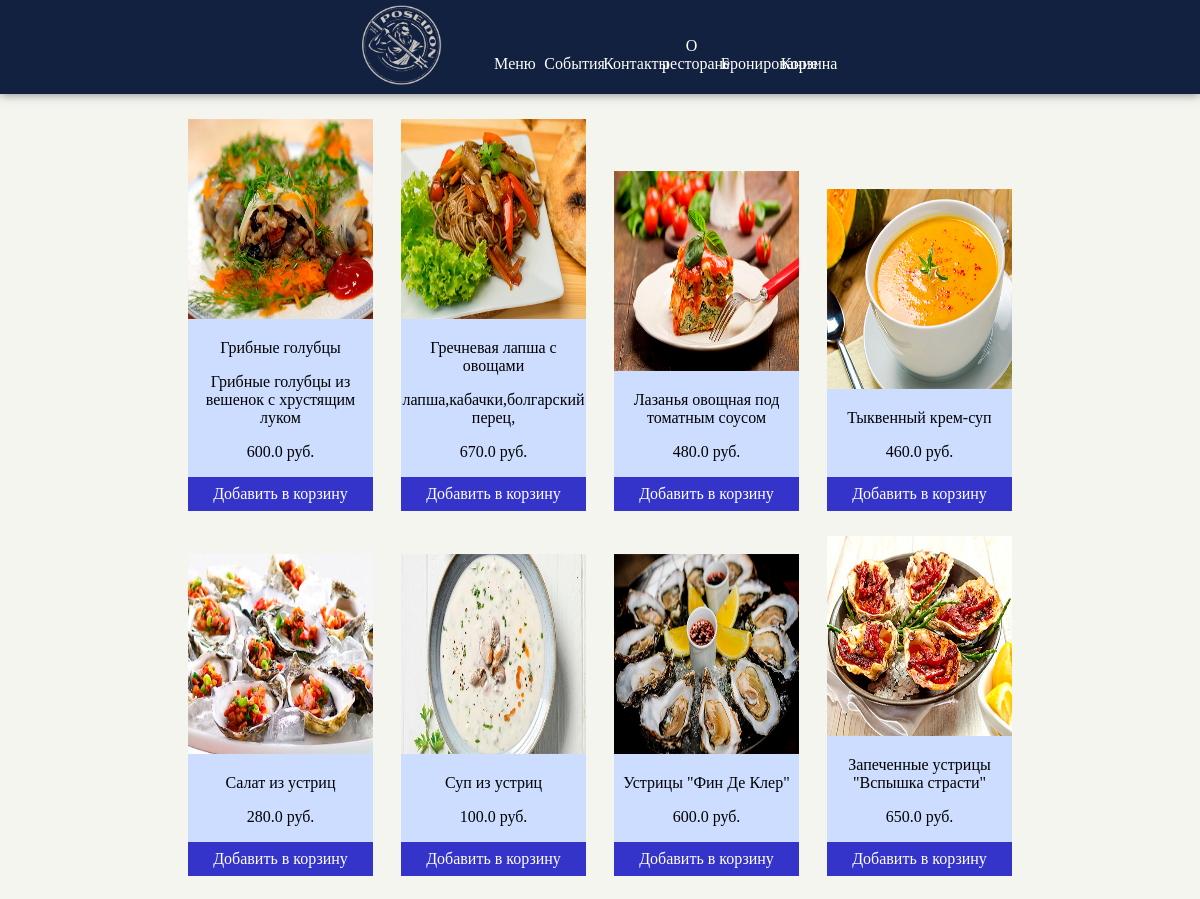
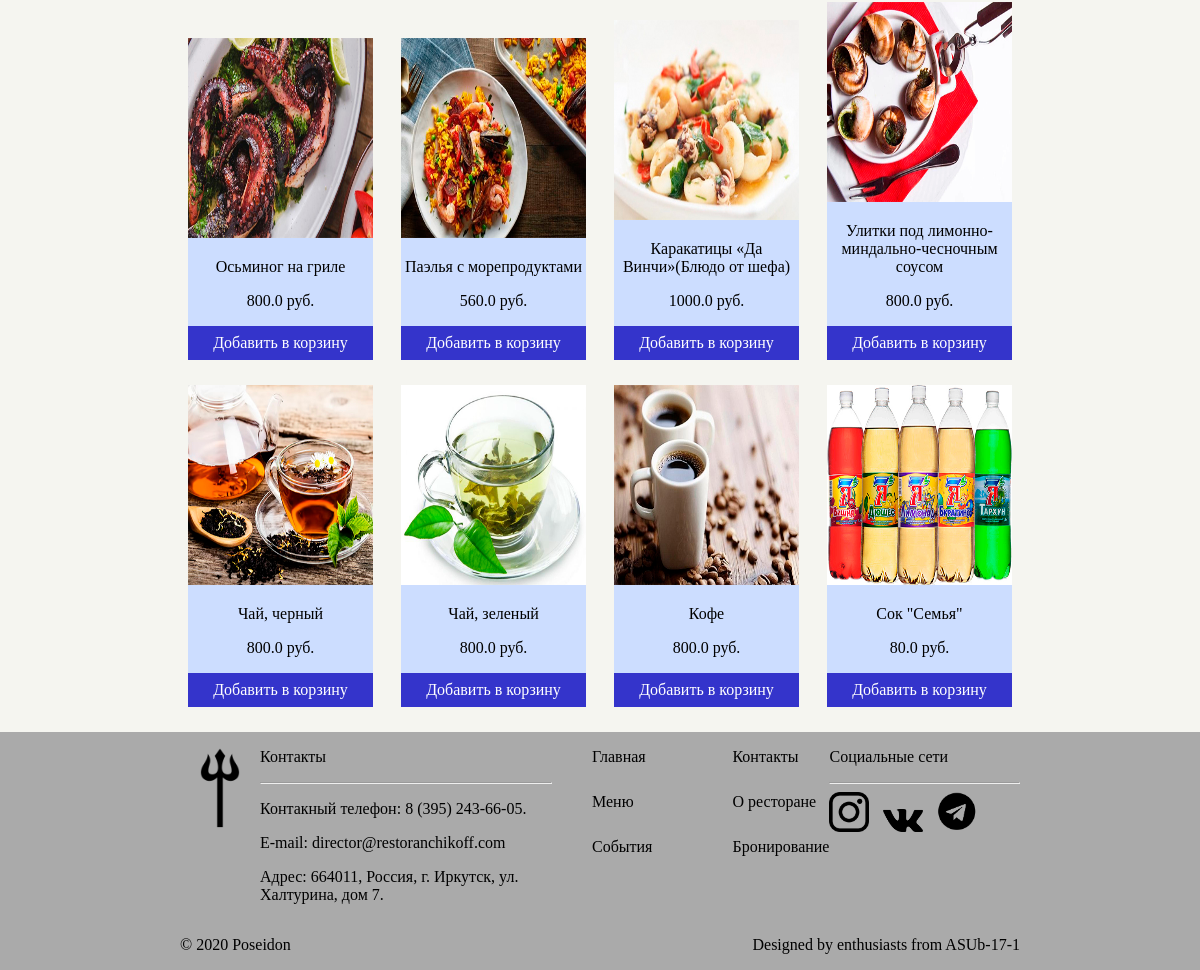
The page /menu on the database its author committed (2 pictures, top to bottom).
### tables this page shows
CREATE TABLE "product" (
	`id`	INTEGER NOT NULL PRIMARY KEY AUTOINCREMENT UNIQUE,
	`dimension`	INTEGER NOT NULL,
	`default_amount`	INTEGER NOT NULL,
	`img_filename`	TEXT,
	`price`	REAL
);

CREATE TABLE `translation` (
	`id`	INTEGER NOT NULL PRIMARY KEY AUTOINCREMENT UNIQUE,
	`product_id_ref`	INTEGER NOT NULL,
	`lang`	TEXT NOT NULL,
	`name`	TEXT NOT NULL,
	`description`	TEXT NOT NULL
);

### main.py (the view)
@app.route("/menu", methods=['GET'])
def menu():
    lang = request.args.get('lang', default='ru', type=str)
    product_list = get_product_list(lang)
    client_id = request.cookies.get('client_id')
    response = make_response(render_template("menu.html", product_list=product_list))
    if not client_id or not len(client_id) > 0:
        response.set_cookie('client_id', str(datetime.now()))
    return response

### main.py (called while the page is built)
@app.context_processor
def translation_processor():
    def get_translated_string(key_str, lang="ru"):
        conn = sqlite3.connect(I18N_DATABASE_PATH)
        cur = conn.cursor()
        key_str_id = cur.execute("SELECT id FROM key_strings WHERE key_str = \'?\'", (key_str,)).fetchone()[0]
        translated_string = cur.execute("SELECT str FROM translations WHERE key_str_id = \'?\' AND lang = \'?\'", (key_str_id, lang)).fetchone()[0]
        conn.close()
        return translated_string
    return dict(get_translated_string=get_translated_string)

### menu.py (called while the page is built)
def get_product_list(lang='ru'):
    product_list = []
    conn = sqlite3.connect(PRODUCTS_DATABASE_PATH)
    cur = conn.cursor()
    cur.execute("SELECT * FROM product")
    sublist_ind = 0
    curr_elements = 0
    product_list.append([])
    for product_sql_tpl in cur.fetchall():
        if curr_elements >= 4:
            sublist_ind += 1
            curr_elements = 0
            product_list.append([])
        product_list[sublist_ind].append(get_product(product_sql_tpl[0], lang))
        curr_elements += 1
    print(product_list)
    conn.close()
    return product_list

def get_product(product_id, lang='ru'):
    conn = sqlite3.connect(PRODUCTS_DATABASE_PATH)
    cur = conn.cursor()
    cur.execute("SELECT * FROM product WHERE id = ?", (product_id,))
    product_sql_tpl = cur.fetchone()
    cproduct = Product()
    cproduct.id = product_id
    cproduct.name = get_name(product_id, lang)
    cproduct.description = get_description(product_id, lang)
    cproduct.dimension = get_dimension(product_sql_tpl[1], lang)
    cproduct.default_amount = product_sql_tpl[2]
    cproduct.image_filename = product_sql_tpl[3]
    cproduct.price = product_sql_tpl[4]
    conn.close()
    return cproduct

def get_name(product_id, lang='ru'):
    print("get_name(product_id=" + str(product_id) + " lang=" + str(lang) +")")
    conn = sqlite3.connect(PRODUCTS_DATABASE_PATH)
    cur = conn.cursor()
    cur.execute("SELECT * FROM translation WHERE product_id_ref = ? AND lang = ?", (product_id, lang))
    name = cur.fetchone()[3]
    conn.close()
    return name

def get_description(product_id, lang = 'ru'):
    conn = sqlite3.connect(PRODUCTS_DATABASE_PATH)
    cur = conn.cursor()
    cur.execute("SELECT * FROM translation WHERE product_id_ref = ? AND lang = ?", (product_id, lang))
    description = cur.fetchone()[4]
    conn.close()
    return description

### templates/menu.html (shortened to what this page needs)
<!doctype html>
<html lang="ru">
<head>
    {% include 'link_static.html' %}
    <link type="text/css" rel="stylesheet" href="{{ url_for('static', filename='menu.css') }}">
</head>
<body>
{% include 'header.html' %}
<div class="menu-body">
    {% for list in product_list %}
    <div class="menu-row">
        {% for product in list %}
        <div class="menu-card">
            <img src="/static/menu/{{ product.image_filename }}" class="menu-img">
            <p class="menu-heading">{{ product.name }}</p>
            <p class="menu-description">{{ product.description }}</p>
            <p class="menu-description">{{ product.price }} руб.</p>
            <div class="menu-card-bottom-area" id="menu-card-bottom-area-{{ product.id }}">
                <a class="link-no-style link-add-to-card" id="link-add-to-card-{{ product.id }}" href="javascript:;" onclick="addToCard({{ product.id }})">Добавить в корзину</a>
            </div>
        </div>
        {% endfor %}
    </div>
    {% endfor %}
</div>
{% include 'footer.html' %}
</body>
</html>

### templates/link_static.html (shortened to what this page needs)
<link rel="stylesheet" type="text/css" href="{{ url_for('static', filename='style.css') }}">
<link rel="stylesheet" type="text/css" href="{{ url_for('static', filename='horizontal-menu.css') }}">
<link rel="stylesheet" type="text/css" href="{{ url_for('static', filename='footer.css') }}">

### templates/header.html
<header>
    <div class="top-menu">
        <a href="/index"><img class="logo-img" src="{{ url_for('static', filename='poseidon.png') }}" alt="Trident"></a>
        <div class="bottom-menu">
            <ul class="bottom-menu-list" >
                <li class="bm-element"><a href="/menu" class="link-no-style">Меню</a></li>
                <li class="bm-element"><a href="/events" class="link-no-style">События</a></li>
                <li class="bm-element"><a href="/contacts" class="link-no-style">Контакты</a></li>
                <li class="bm-element"><a href="/about-us" class="link-no-style">О ресторане</a></li>
                <li class="bm-element"><a href="/booking" class="link-no-style">Бронирование</a></li>
                <li class="bm-element"><a href="/card" class="link-no-style">Корзина</a></li>
            </ul>
        </div>
    </div>
</header>
<div class="wrapper">
<div class="content">

### templates/footer.html
</div>
<footer>
<div class="footer-main">
    <div class="container-logo">
        <img class="logo-img" src="{{ url_for('static', filename='trident.png') }}" alt="Trident">
    </div>
    <div class="container-contacts">
        <p>Контакты</p>
        <hr/>
        <p>Контакный телефон: <a target="_blank" rel="noopener noreferrer" href="tel:+73952436605" class="link-no-style">8 (395) 243-66-05.</a></p>
        <p>E-mail: <a target="_blank" rel="noopener noreferrer" href="mailto:director@restoranchikoff.com" class="link-no-style">director@restoranchikoff.com</a></p>
        <p>Адрес: <a target="_blank" rel="noopener noreferrer" href="https://yandex.ru/maps/63/irkutsk/house/ulitsa_khalturina_7/ZUkCaAVoTk0OXkJvYWJzeHxjZAk" class="link-no-style">664011, Россия, г. Иркутск, ул. Халтурина, дом 7.</a></p>
    </div>
    <div class="container-links">
        <div class="container-links-left">
            <ul>
                <li class="bmf-element"><a href="/index" class="link-no-style">Главная</a></li>
                <li class="bmf-element bmf-second"><a href="/menu" class="link-no-style">Меню</a></li>
                <li class="bmf-element bmf-second"><a href="/events" class="link-no-style">События</a></li>
            </ul>
        </div>
        <div class="container-links-right">
            <ul>
                <li class="bmf-element bmf-right"><a href="/contacts" class="link-no-style">Контакты</a></li>
                <li class="bmf-element bmf-second bmf-right"><a href="/about-us" class="link-no-style">О ресторане</a></li>
                <li class="bmf-element bmf-second bmf-right"><a href="/booking" class="link-no-style">Бронирование</a></li>
            </ul>
        </div>
    </div>
    <div class="container-social">
        <p>Социальные сети</p>
        <hr/>
        <div class="social-icons">
            <a target="_blank" rel="noopener noreferrer" href="instagram.com"><img class="insta-icon" src="{{ url_for('static', filename='instagram.png') }}"></a>
            <a target="_blank" rel="noopener noreferrer" href="vk.com"><img class="vk-icon" src="{{ url_for('static', filename='vk.png') }}"></a>
            <a target="_blank" rel="noopener noreferrer" href="telegram.com"><img class="telegram-icon" src="{{ url_for('static', filename='telegram.png') }}"></a>
        </div>
    </div>
</div>
    <div class="container-copyright">
        <div class="container-copyright-left">
            <p>&copy; 2020 Poseidon</p>
        </div>
        <div class="container-copyright-right">
            <p>Designed by enthusiasts from ASUb-17-1</p>
        </div>
    </div>
</footer>
</div>

### static/style.css (style rules this page uses)
.top-menu { width: 70%; }
header { box-shadow: 0 0 10px rgba(0,0,0,0.5); background-color: #11213F; padding: 5px; text-align: center; }
.logo-img { height: 80px; display: inline-block; }
body { height: 100%; margin: 0px; padding: 0px; background: #D3D3D3; font-family: "Georgia"; background-color: #f5f5f0; }
.link-no-style { text-decoration: none; color: black; }
.wrapper { display: flex; flex-direction: column; min-height: 100%; }
.content { flex: 1 0 auto; }
footer { flex: 0 0 auto; }

### static/horizontal-menu.css (style rules this page uses)
.bottom-menu { text-align: center; display: inline-block; }
.bottom-menu-list { margin: auto; padding-top: 10px; display: table; }
.bottom-menu-list li { display: inline-block; list-style: none; text-align: center; height: 30px; }
.bottom-menu-list li a { color: white; }
li:after { display: block; content: ""; height: 2px; width: 0%; background-color: white; transition: width .5s ease-in-out; }

### static/footer.css (style rules this page uses)
footer { background-color: #AAAAAA; position: static; left: 0; bottom: 0; width: 100%; }
.footer-main { display: flex; width: 70%; }
.container-logo { margin-top: 16px; }
.bmf-element { list-style: none; }
.bmf-second { margin-top: 25px; }
.bmf-right { margin-left: 40px; }
.container-links { display: flex; margin-left: auto; }
.container-social { margin-left: auto; width: 30%; }
.container-copyright { display: flex; width: 70%; }
.container-copyright-right { margin-left: auto; text-align: right; }
.insta-icon { width: 40px; height: 40px; }
.vk-icon { margin-left: 10px; width: 40px; height: 23px; }
.telegram-icon { margin-left: 10px; width: 40px; height: 40px; }

### static/menu.css (style rules this page uses)
.menu-row { text-align: center; }
.menu-card { display: inline-block; height: 100%; background: #ccddff; }
.menu-card-bottom-area { background: #3434cb; padding-top: 8px; padding-bottom: 8px; }
.menu-card { height: 100%; }
.menu-card-bottom-area a { color: white; }
.menu-img { width: 100%; height: 200px; }

### rows shown on the page
product: image_filename (picture), price "600.0"
translation: name "Грибные голубцы", description "Грибные голубцы из вешенок с хрустящим луком"
product: image_filename (picture), price "670.0"
translation: name "Гречневая лапша с овощами", description "лапша,кабачки,болгарский перец,"
product: image_filename (picture), price "480.0"
translation: name "Лазанья овощная под томатным соусом"
product: image_filename (picture), price "460.0"
translation: name "Тыквенный крем-суп"
product: image_filename (picture), price "280.0"
translation: name "Салат из устриц"
product: image_filename (picture), price "100.0"
translation: name "Суп из устриц"
product: image_filename (picture), price "600.0"
translation: name "Устрицы \"Фин Де Клер\""
product: image_filename (picture), price "650.0"
translation: name "Запеченные устрицы \"Вспышка страсти\""
product: image_filename (picture), price "800.0"
translation: name "Осьминог на гриле"
product: image_filename (picture), price "560.0"
translation: name "Паэлья с морепродуктами"
product: image_filename (picture), price "1000.0"
translation: name "Каракатицы «Да Винчи»(Блюдо от шефа)"
product: image_filename (picture), price "800.0"
translation: name "Улитки под лимонно-миндально-чесночным соусом"
product: image_filename (picture), price "800.0"
translation: name "Чай, черный"
product: image_filename (picture), price "800.0"
translation: name "Чай, зеленый"
product: image_filename (picture), price "800.0"
translation: name "Кофе"
product: image_filename (picture), price "80.0"
translation: name "Сок \"Семья\""
